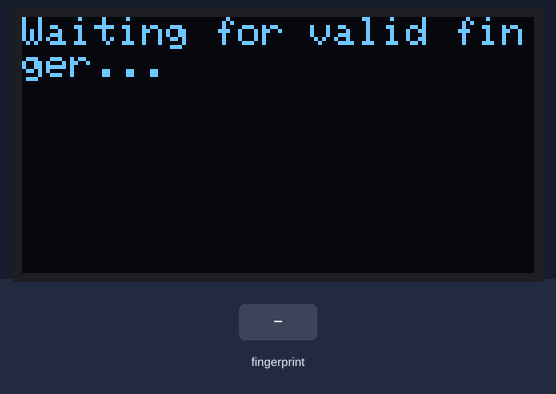
Recording of a sketch running on a simulated Arduino Uno, built with avr-gcc and run on an emulated ATmega328P. Shown: 128×64 one-colour display. Inputs (shaded band) come from the test bench. What the sketch prints to the serial monitor is not drawn.

Above: at 1.2 s.
1.3 s: finger stored as number 1 placed on the sensor
Timing chart, 0 to 4.3 s (numbered marks = the images above; inputs shaded):
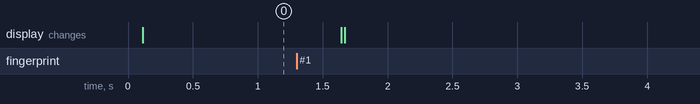

The sketch:

Test_R305.ino
```cpp
#include <Adafruit_GFX.h>
#include <Adafruit_SSD1306.h>
#include <SoftwareSerial.h>
#include <Adafruit_Fingerprint.h>

#define OLED_RESET 4
Adafruit_SSD1306 display(OLED_RESET);

SoftwareSerial mySerial(2, 3);
Adafruit_Fingerprint fingerprint = Adafruit_Fingerprint(&mySerial);

void setup() {
  display.begin(SSD1306_SWITCHCAPVCC, 0x3C);
  display.clearDisplay();
  display.display();

  Serial.begin(9600);
  while (!Serial);
  Serial.println("Fingerprint sensor starting up...");

  mySerial.begin(57600);
  if (fingerprint.verifyPassword()) {
    Serial.println("Found fingerprint sensor!");
  } else {
    Serial.println("Did not find fingerprint sensor :(");
    while (1) {
      delay(1);
    }
  }
}

void loop() {
  getFingerprintID();
}

void getFingerprintID() {
  uint8_t id;
  uint8_t confidence;

  Serial.println("Waiting for valid finger...");
  display.clearDisplay();
  display.setCursor(0,0);
  display.println("Waiting for valid finger...");
  display.display();

  while (fingerprint.getImage() != FINGERPRINT_OK);

  if (fingerprint.image2Tz() != FINGERPRINT_OK) {
    Serial.println("Failed to convert image");
    return;
  }

  if (fingerprint.fingerFastSearch() != FINGERPRINT_OK) {
    Serial.println("Finger not found");
    return;
  }

  id = fingerprint.fingerID;
  confidence = fingerprint.confidence;

  Serial.print("Found ID #");
  Serial.print(id);
  Serial.print(" with confidence of ");
  Serial.println(confidence);

  display.clearDisplay();
  display.setCursor(0,0);
  display.print("ID:");
  display.print(id);
  display.setCursor(0,10);
  display.print("Confidence:");
  display.print(confidence);
  display.display();
}
```
